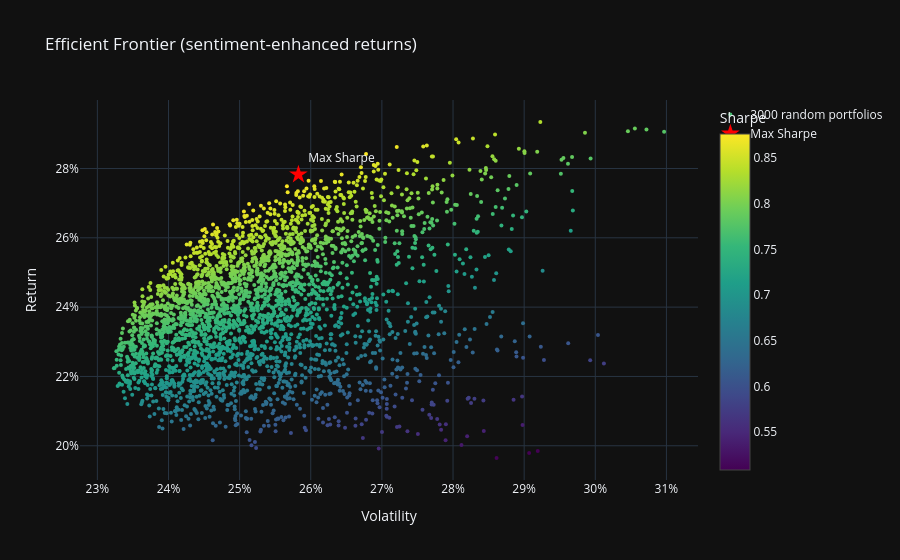

The notebook cell this image was saved under:
### Markdown cell above
---
## Phase 3 — Portfolio Optimisation (Efficient Frontier)

Finds the **max-Sharpe** portfolio using your tickers and sentiment-adjusted expected returns.

> 💡 To use these weights in Phase 2, set `PORTFOLIO_WEIGHTING = 'optimised'` in the config  
> and re-run **Phase 2a onward**.

### Code cell
from scipy.optimize import minimize

mu_annual  = rets.mean() * 252
cov_annual = rets.cov()  * 252
n          = len(TICKERS)

for t in TICKERS:
    if t in ticker_sentiment.index:
        mu_annual[t] += ticker_sentiment[t] * SENTIMENT_RETURN_BOOST

def portfolio_stats(w):
    ret    = w @ mu_annual
    vol    = np.sqrt(w @ cov_annual @ w)
    sharpe = (ret - RISK_FREE) / vol
    return ret, vol, sharpe

opt      = minimize(lambda w: -portfolio_stats(w)[2],
                    np.ones(n)/n, method='SLSQP',
                    bounds=[(0,1)]*n,
                    constraints={'type':'eq','fun':lambda w: w.sum()-1})
w_sharpe = opt.x

sim_w     = np.random.dirichlet(np.ones(n), N_SIM_EF)
sim_stats = np.array([portfolio_stats(w) for w in sim_w])

fig = go.Figure()
fig.add_trace(go.Scatter(x=sim_stats[:,1], y=sim_stats[:,0], mode='markers',
    marker=dict(color=sim_stats[:,2], colorscale='Viridis', size=4,
                showscale=True, colorbar=dict(title='Sharpe')),
    name=f'{N_SIM_EF} random portfolios'))
r_opt, v_opt, s_opt = portfolio_stats(w_sharpe)
fig.add_trace(go.Scatter(x=[v_opt], y=[r_opt], mode='markers+text',
    marker=dict(color='red', size=14, symbol='star'),
    text=['Max Sharpe'], textposition='top right', name='Max Sharpe'))
fig.update_layout(title='Efficient Frontier (sentiment-enhanced returns)',
                  xaxis_title='Volatility', yaxis_title='Return',
                  xaxis_tickformat='.0%', yaxis_tickformat='.0%',
                  template='plotly_dark')
fig.show()

print('\n📌 Max-Sharpe weights:')
for t, w in zip(TICKERS, w_sharpe):
    print(f'  {t}: {w:.1%}')
print(f'\n  Return: {r_opt:.2%}  |  Vol: {v_opt:.2%}  |  Sharpe: {s_opt:.2f}')
print('\n💡 To use these weights everywhere, set PORTFOLIO_WEIGHTING = \'optimised\' and re-run from Phase 2a.')

### Figure 1 — Plotly figure (JSON) as saved in the notebook; plotly's stock layout.template omitted (floating-point values rounded to 4 significant figures; data arrays with more than 128 entries replaced by an {"elided": "..."} marker saying what was removed)
{"data": [{"marker": {"color": {"elided": "3000 float values"}, "colorbar": {"title": {"text": "Sharpe"}}, "colorscale": [[0, "#440154"], [0.1111, "#482878"], [0.2222, "#3e4989"], [0.3333, "#31688e"], [0.4444, "#26828e"], [0.5556, "#1f9e89"], [0.6667, "#35b779"], [0.7778, "#6ece58"], [0.8889, "#b5de2b"], [1, "#fde725"]], "showscale": true, "size": 4}, "mode": "markers", "name": "3000 random portfolios", "type": "scatter", "x": {"elided": "3000 float values"}, "y": {"elided": "3000 float values"}}, {"marker": {"color": "red", "size": 14, "symbol": "star"}, "mode": "markers+text", "name": "Max Sharpe", "text": ["Max Sharpe"], "textposition": "top right", "type": "scatter", "x": [0.2583], "y": [0.2783]}], "layout": {"title": {"text": "Efficient Frontier (sentiment-enhanced returns)"}, "xaxis": {"tickformat": ".0%", "title": {"text": "Volatility"}}, "yaxis": {"tickformat": ".0%", "title": {"text": "Return"}}}}
